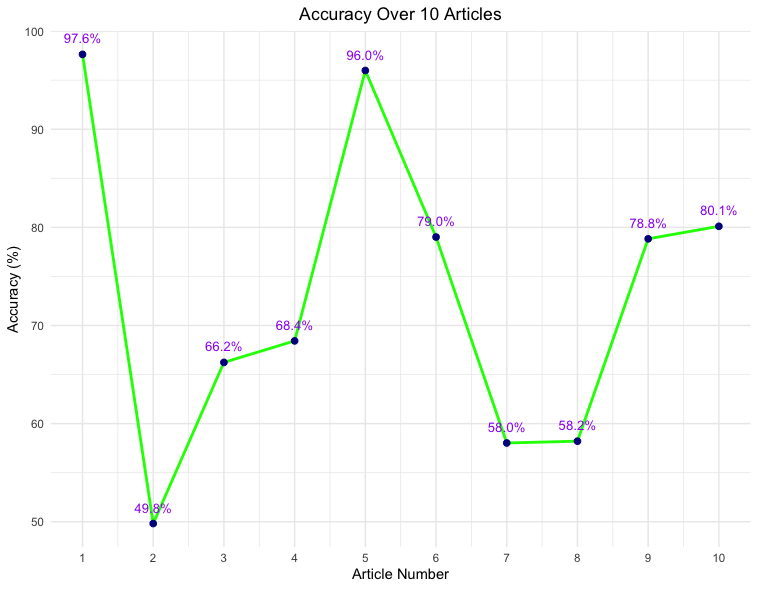

Reproduce this figure in R.
ibrary(readxl)
library(ggplot2)
library(dplyr)
library(tidyr)

data <- read_excel("Clean Data AI vs Real News.xlsx")


correct_answers <- c("AI Generated", "Real News", "Real News", "AI Generated", 
                     "AI Generated", "Real News", "AI Generated", "Real News", 
                     "AI Generated", "Real News")

data <- data %>%
  mutate(Article1_Correct = ifelse(Article1_Identification == correct_answers[1], 1, 0),
         Article2_Correct = ifelse(Article2_Identification == correct_answers[2], 1, 0),
         Article3_Correct = ifelse(Article3_Identification == correct_answers[3], 1, 0),
         Article4_Correct = ifelse(Article4_Identification == correct_answers[4], 1, 0),
         Article5_Correct = ifelse(Article5_Identification == correct_answers[5], 1, 0),
         Article6_Correct = ifelse(Article6_Identification == correct_answers[6], 1, 0),
         Article7_Correct = ifelse(Article7_Identification == correct_answers[7], 1, 0),
         Article8_Correct = ifelse(Article8_Identification == correct_answers[8], 1, 0),
         Article9_Correct = ifelse(Article9_Identification == correct_answers[9], 1, 0),
         Article10_Correct = ifelse(Article10_Identification == correct_answers[10], 1, 0))

accuracy_per_article <- data %>%
  summarize(Article1 = mean(Article1_Correct),
            Article2 = mean(Article2_Correct),
            Article3 = mean(Article3_Correct),
            Article4 = mean(Article4_Correct),
            Article5 = mean(Article5_Correct),
            Article6 = mean(Article6_Correct),
            Article7 = mean(Article7_Correct),
            Article8 = mean(Article8_Correct),
            Article9 = mean(Article9_Correct),
            Article10 = mean(Article10_Correct))

accuracy_long <- accuracy_per_article %>%
  gather(key = "Article", value = "Accuracy")

accuracy_long <- accuracy_long %>%
  mutate(Article_Number = as.numeric(gsub("Article", "", Article)))

ggplot(accuracy_long, aes(x = Article_Number, y = Accuracy * 100, group = 1)) +
  geom_line(color = "Green", size = 1) +  
  geom_point(color = "darkblue", size = 2) +  
  geom_text(aes(label = sprintf("%.1f%%", Accuracy * 100)), vjust = -1.2, size = 3.5, colour = "Purple") +
  labs(title = "Accuracy Over 10 Articles",
       x = "Article Number", y = "Accuracy (%)") +
  theme_minimal() +
  theme(plot.title = element_text(hjust = 0.5)) + 
  scale_x_continuous(breaks = 1:10)  
